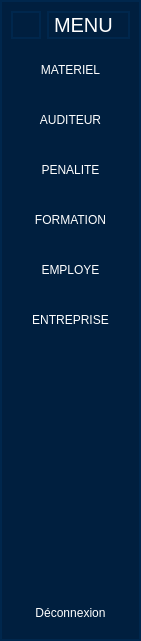
   <widget class="QWidget" name="MENU_VERT_BAR" native="true">
    <property name="geometry">
     <rect>
      <x>0</x>
      <y>0</y>
      <width>141</width>
      <height>641</height>
     </rect>
    </property>
    <property name="styleSheet">
     <string notr="true">/* styles.qss */

/* Style pour le widget principal (fenêtre) */
QWidget {
    background-color: #001f3f; /* Bleu foncé */
    color: white;
    border: 2px solid #00274d; /* Bordure légèrement plus foncée */
   /* border-radius: 10px; /* Coins arrondis */
}</string>
    </property>
    <layout class="QVBoxLayout" name="verticalLayout_16">
     <item>
      <layout class="QHBoxLayout" name="horizontalLayout_11">
       <item>
        <widget class="QLabel" name="label_2">
         <property name="maximumSize">
          <size>
           <width>30</width>
           <height>30</height>
          </size>
         </property>
         <property name="text">
          <string/>
         </property>
         <property name="pixmap">
          <pixmap>../all_iheb/all/image/utilisateurs-alt (2).png</pixmap>
         </property>
         <property name="scaledContents">
          <bool>true</bool>
         </property>
        </widget>
       </item>
       <item>
        <widget class="QLabel" name="label_41">
         <property name="font">
          <font>
           <pointsize>15</pointsize>
          </font>
         </property>
         <property name="text">
          <string>MENU</string>
         </property>
        </widget>
       </item>
      </layout>
     </item>
     <item>
      <layout class="QVBoxLayout" name="verticalLayout_17">
       <property name="spacing">
        <number>0</number>
       </property>
       <item>
        <widget class="QPushButton" name="pbmenu1">
         <property name="minimumSize">
          <size>
           <width>0</width>
           <height>50</height>
          </size>
         </property>
         <property name="styleSheet">
          <string notr="true">/* Style pour les QPushButton */
QPushButton {
    background-color: #001f3f; /* Utilise la même couleur que la fenêtre principale */
    color: white;
    border: 2px solid #001f3f; /* Utilise la même couleur pour la bordure */
    border-radius: 5px; /* Coins arrondis pour les boutons */
    padding: 8px;
}

/* Style pour les QPushButton au survol */
QPushButton:hover {
    background-color: #005cbf; /* Couleur plus claire au survol */
}

/* Style pour les QPushButton appuyés */
QPushButton:pressed {
    background-color: #003366; /* Couleur plus foncée lorsque le bouton est appuyé */
}</string>
         </property>
         <property name="text">
          <string>MATERIEL</string>
         </property>
         <property name="icon">
          <iconset>
           <normaloff>img/apprentissage-en-ligne.png</normaloff>img/apprentissage-en-ligne.png</iconset>
         </property>
         <property name="iconSize">
          <size>
           <width>20</width>
           <height>20</height>
          </size>
         </property>
         <property name="checkable">
          <bool>true</bool>
         </property>
         <property name="autoExclusive">
          <bool>true</bool>
         </property>
        </widget>
       </item>
       <item>
        <widget class="QPushButton" name="pbmenu2">
         <property name="minimumSize">
          <size>
           <width>0</width>
           <height>50</height>
          </size>
         </property>
         <property name="styleSheet">
          <string notr="true">/* Style pour les QPushButton */
QPushButton {
    background-color: #001f3f; /* Utilise la même couleur que la fenêtre principale */
    color: white;
    border: 2px solid #001f3f; /* Utilise la même couleur pour la bordure */
    border-radius: 5px; /* Coins arrondis pour les boutons */
    padding: 8px;
}

/* Style pour les QPushButton au survol */
QPushButton:hover {
    background-color: #005cbf; /* Couleur plus claire au survol */
}

/* Style pour les QPushButton appuyés */
QPushButton:pressed {
    background-color: #003366; /* Couleur plus foncée lorsque le bouton est appuyé */
}</string>
         </property>
         <property name="text">
          <string>AUDITEUR</string>
         </property>
         <property name="icon">
          <iconset>
           <normaloff>../all_iheb/all/image/dispositifs.png</normaloff>../all_iheb/all/image/dispositifs.png</iconset>
         </property>
         <property name="iconSize">
          <size>
           <width>25</width>
           <height>25</height>
          </size>
         </property>
         <property name="checkable">
          <bool>true</bool>
         </property>
         <property name="autoExclusive">
          <bool>true</bool>
         </property>
        </widget>
       </item>
       <item>
        <widget class="QPushButton" name="pbmenu3">
         <property name="minimumSize">
          <size>
           <width>0</width>
           <height>50</height>
          </size>
         </property>
         <property name="styleSheet">
          <string notr="true">/* Style pour les QPushButton */
QPushButton {
    background-color: #001f3f; /* Utilise la même couleur que la fenêtre principale */
    color: white;
    border: 2px solid #001f3f; /* Utilise la même couleur pour la bordure */
    border-radius: 5px; /* Coins arrondis pour les boutons */
    padding: 8px;
}

/* Style pour les QPushButton au survol */
QPushButton:hover {
    background-color: #005cbf; /* Couleur plus claire au survol */
}

/* Style pour les QPushButton appuyés */
QPushButton:pressed {
    background-color: #003366; /* Couleur plus foncée lorsque le bouton est appuyé */
}</string>
         </property>
         <property name="text">
          <string>PENALITE</string>
         </property>
         <property name="icon">
          <iconset>
           <normaloff>../all_iheb/all/image/document.png</normaloff>../all_iheb/all/image/document.png</iconset>
         </property>
         <property name="iconSize">
          <size>
           <width>20</width>
           <height>20</height>
          </size>
         </property>
         <property name="checkable">
          <bool>true</bool>
         </property>
         <property name="autoExclusive">
          <bool>true</bool>
         </property>
        </widget>
       </item>
       <item>
        <widget class="QPushButton" name="pbmenu4">
         <property name="minimumSize">
          <size>
           <width>0</width>
           <height>50</height>
          </size>
         </property>
         <property name="styleSheet">
          <string notr="true">/* Style pour les QPushButton */
QPushButton {
    background-color: #001f3f; /* Utilise la même couleur que la fenêtre principale */
    color: white;
    border: 2px solid #001f3f; /* Utilise la même couleur pour la bordure */
    border-radius: 5px; /* Coins arrondis pour les boutons */
    padding: 8px;
}

/* Style pour les QPushButton au survol */
QPushButton:hover {
    background-color: #005cbf; /* Couleur plus claire au survol */
}

/* Style pour les QPushButton appuyés */
QPushButton:pressed {
    background-color: #003366; /* Couleur plus foncée lorsque le bouton est appuyé */
}</string>
         </property>
         <property name="text">
          <string>FORMATION</string>
         </property>
         <property name="icon">
          <iconset>
           <normaloff>img/apprentissage-en-ligne.png</normaloff>img/apprentissage-en-ligne.png</iconset>
         </property>
         <property name="iconSize">
          <size>
           <width>20</width>
           <height>20</height>
          </size>
         </property>
         <property name="checkable">
          <bool>true</bool>
         </property>
         <property name="autoExclusive">
          <bool>true</bool>
         </property>
        </widget>
       </item>
       <item>
        <widget class="QPushButton" name="pbmenu5">
         <property name="minimumSize">
          <size>
           <width>0</width>
           <height>50</height>
          </size>
         </property>
         <property name="styleSheet">
          <string notr="true">/* Style pour les QPushButton */
QPushButton {
    background-color: #001f3f; /* Utilise la même couleur que la fenêtre principale */
    color: white;
    border: 2px solid #001f3f; /* Utilise la même couleur pour la bordure */
    border-radius: 5px; /* Coins arrondis pour les boutons */
    padding: 8px;
}

/* Style pour les QPushButton au survol */
QPushButton:hover {
    background-color: #005cbf; /* Couleur plus claire au survol */
}

/* Style pour les QPushButton appuyés */
QPushButton:pressed {
    background-color: #003366; /* Couleur plus foncée lorsque le bouton est appuyé */
}</string>
         </property>
         <property name="text">
          <string>EMPLOYE</string>
         </property>
         <property name="icon">
          <iconset>
           <normaloff>../all_iheb/all/image/employe.png</normaloff>../all_iheb/all/image/employe.png</iconset>
         </property>
         <property name="iconSize">
          <size>
           <width>20</width>
           <height>20</height>
          </size>
         </property>
         <property name="checkable">
          <bool>true</bool>
         </property>
         <property name="autoExclusive">
          <bool>true</bool>
         </property>
        </widget>
       </item>
       <item>
        <widget class="QPushButton" name="pbmenu6">
         <property name="minimumSize">
          <size>
           <width>0</width>
           <height>50</height>
          </size>
         </property>
         <property name="autoFillBackground">
          <bool>false</bool>
         </property>
         <property name="styleSheet">
          <string notr="true">/* Style pour les QPushButton */
QPushButton {
    background-color: #001f3f; /* Utilise la même couleur que la fenêtre principale */
    color: white;
    border: 2px solid #001f3f; /* Utilise la même couleur pour la bordure */
    border-radius: 5px; /* Coins arrondis pour les boutons */
    padding: 8px;
}

/* Style pour les QPushButton au survol */
QPushButton:hover {
    background-color: #005cbf; /* Couleur plus claire au survol */
}

/* Style pour les QPushButton appuyés */
QPushButton:pressed {
    background-color: #003366; /* Couleur plus foncée lorsque le bouton est appuyé */
}</string>
         </property>
         <property name="text">
          <string>ENTREPRISE</string>
         </property>
         <property name="icon">
          <iconset>
           <normaloff>../all_iheb/all/image/batiment.png</normaloff>../all_iheb/all/image/batiment.png</iconset>
         </property>
         <property name="checkable">
          <bool>true</bool>
         </property>
         <property name="autoExclusive">
          <bool>true</bool>
         </property>
        </widget>
       </item>
      </layout>
     </item>
     <item>
      <spacer name="verticalSpacer_5">
       <property name="orientation">
        <enum>Qt::Vertical</enum>
       </property>
       <property name="sizeHint" stdset="0">
        <size>
         <width>20</width>
         <height>172</height>
        </size>
       </property>
      </spacer>
     </item>
     <item>
      <widget class="QPushButton" name="pushButton_14">
       <property name="styleSheet">
        <string notr="true">/* Style pour les QPushButton */
QPushButton {
    background-color: #001f3f; /* Utilise la même couleur que la fenêtre principale */
    color: white;
    border: 2px solid #001f3f; /* Utilise la même couleur pour la bordure */
    border-radius: 5px; /* Coins arrondis pour les boutons */
    padding: 8px;
}

/* Style pour les QPushButton au survol */
QPushButton:hover {
    background-color: #005cbf; /* Couleur plus claire au survol */
}

/* Style pour les QPushButton appuyés */
QPushButton:pressed {
    background-color: #003366; /* Couleur plus foncée lorsque le bouton est appuyé */
}</string>
       </property>
       <property name="text">
        <string>Déconnexion</string>
       </property>
       <property name="icon">
        <iconset>
         <normaloff>../all_iheb/partir.png</normaloff>../all_iheb/partir.png</iconset>
       </property>
       <property name="iconSize">
        <size>
         <width>20</width>
         <height>20</height>
        </size>
       </property>
      </widget>
     </item>
    </layout>
   </widget>
